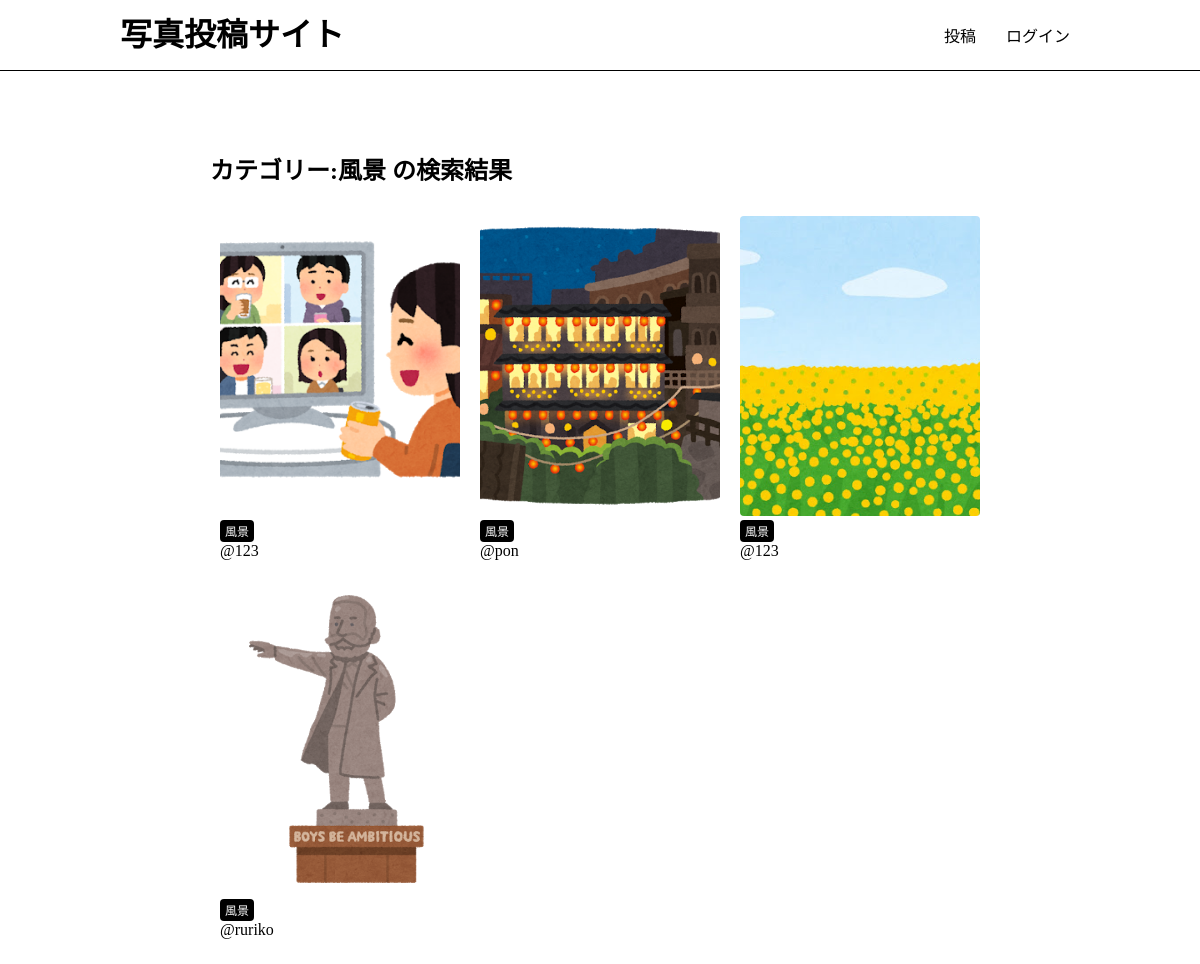
The page /photos/風景/ on the database its author committed.
### app/models.py (models this page shows, shortened)
class Category(models.Model):
    title = models.CharField(max_length=20)
    def __str__(self):
        return self.title

class Photo(models.Model):
    title = models.CharField(max_length=150)
    comment = models.TextField(blank=True)
    image = models.ImageField(upload_to='photos')
    category = models.ForeignKey(Category, on_delete=models.PROTECT)
    user = models.ForeignKey(User, on_delete=models.CASCADE)
    created_at = models.DateTimeField(auto_now=True)

### app/views.py (the view)
# urls.py: path('photos/<str:category>/', views.photos_category, name='photos_category'),
def photos_category(request, category):
    category = Category.objects.get(title=category)
    photos = Photo.objects.filter(category=category).order_by('-created_at')
    return render(request, 'app/index.html', {'photos': photos, 'category': category})

### app/templates/app/index.html
{% extends 'app/base.html' %}
{% block content %}
{% if category %}
  <h2>カテゴリー:{{ category.title }} の検索結果</h2>
{% endif %}
{% include 'app/photos_list.html' %}
{% endblock %}

### app/templates/app/photos_list.html
<div class="photo-container">
  {% for photo in photos %}
    <div class="photo">
      <a href="{% url 'app:photos_detail' photo.id %}">
        <img src="{{ photo.image.url }}" class="photo-img">
      </a>
      <div class="photo-info">
        <a href="{% url 'app:photos_category' category=photo.category %}" class="category">{{ photo.category }}</a>
        <a href="{% url 'app:users_detail' photo.user.id %}">@{{ photo.user }}</a>
      </div>
    </div>
  {% endfor %}
</div>

### static/css/style.css (style rules this page uses)
html, body { margin: 0; }
div { box-sizing: border-box; }
a { text-decoration: none; color: #000; }
.photo { width: calc(100%/3); float: left; padding: 10px; margin-bottom: 15px; }
.photo a { display: block; }
.photo-info .category { display: inline-block; padding: 2px 5px; border-radius: 4px; font-size: 12px; color: #fff; background-color: #000; }
.photo-img { width: 100%; max-width: 500px; height: 300px; object-fit: cover; border-radius: 4px; }

### rows shown on the page
Category: title "風景"
Photo: image (picture), category "風景", user "123"
Photo: image (picture), category "風景", user "pon"
Photo: image (picture), category "風景", user "123"
Photo: image (picture), category "風景", user "ruriko"
